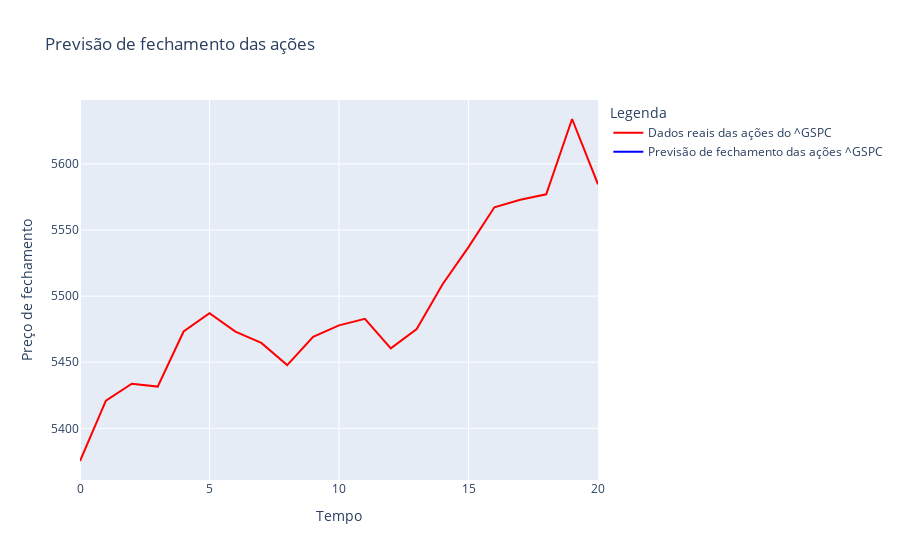

Here is the notebook cell this chart was saved with:
### Code cell
fig = go.Figure()

fig.add_trace(go.Scatter(x=list(range(len(closure_real))), y=closure_real, mode='lines', 
                         name=f'Dados reais das ações do {name}',
              line=dict(color='red')))

fig.add_trace(go.Scatter(x=list(range(len(final_variation))), y=final_variation, mode='lines',
                         name=f'Previsão de fechamento das ações {name}',
                         line=dict(color='blue')))

fig.update_layout(title='Previsão de fechamento das ações', xaxis_title='Tempo', yaxis_title='Preço de fechamento', legend_title='Legenda')

fig.show()

### Figure 1 — Plotly figure (JSON) as saved in the notebook; plotly's stock layout.template omitted (floating-point values rounded to 4 significant figures)
{"data": [{"line": {"color": "red"}, "mode": "lines", "name": "Dados reais das ações do ^GSPC", "type": "scatter", "x": [0, 1, 2, 3, 4, 5, 6, 7, 8, 9, 10, 11, 12, 13, 14, 15, 16, 17, 18, 19, 20], "y": [5375.0, 5421.0, 5434.0, 5432.0, 5473.0, 5487.0, 5473.0, 5465.0, 5448.0, 5469.0, 5478.0, 5483.0, 5460.0, 5475.0, 5509.0, 5537.0, 5567.0, 5573.0, 5577.0, 5634.0, 5585.0]}, {"line": {"color": "blue"}, "mode": "lines", "name": "Previsão de fechamento das ações ^GSPC", "type": "scatter", "x": [0, 1, 2, 3, 4, 5, 6, 7, 8, 9, 10, 11, 12, 13, 14, 15, 16, 17, 18, 19, 20], "y": [[130.1], [130.1], [130.1], [130.1], [130.1], [130.1], [130.1], [130.1], [130.1], [130.1], [130.1], [130.1], [130.1], [130.1], [130.1], [130.1], [130.1], [130.1], [130.1], [130.1], [130.1]]}], "layout": {"legend": {"title": {"text": "Legenda"}}, "title": {"text": "Previsão de fechamento das ações"}, "xaxis": {"title": {"text": "Tempo"}}, "yaxis": {"title": {"text": "Preço de fechamento"}}}}
